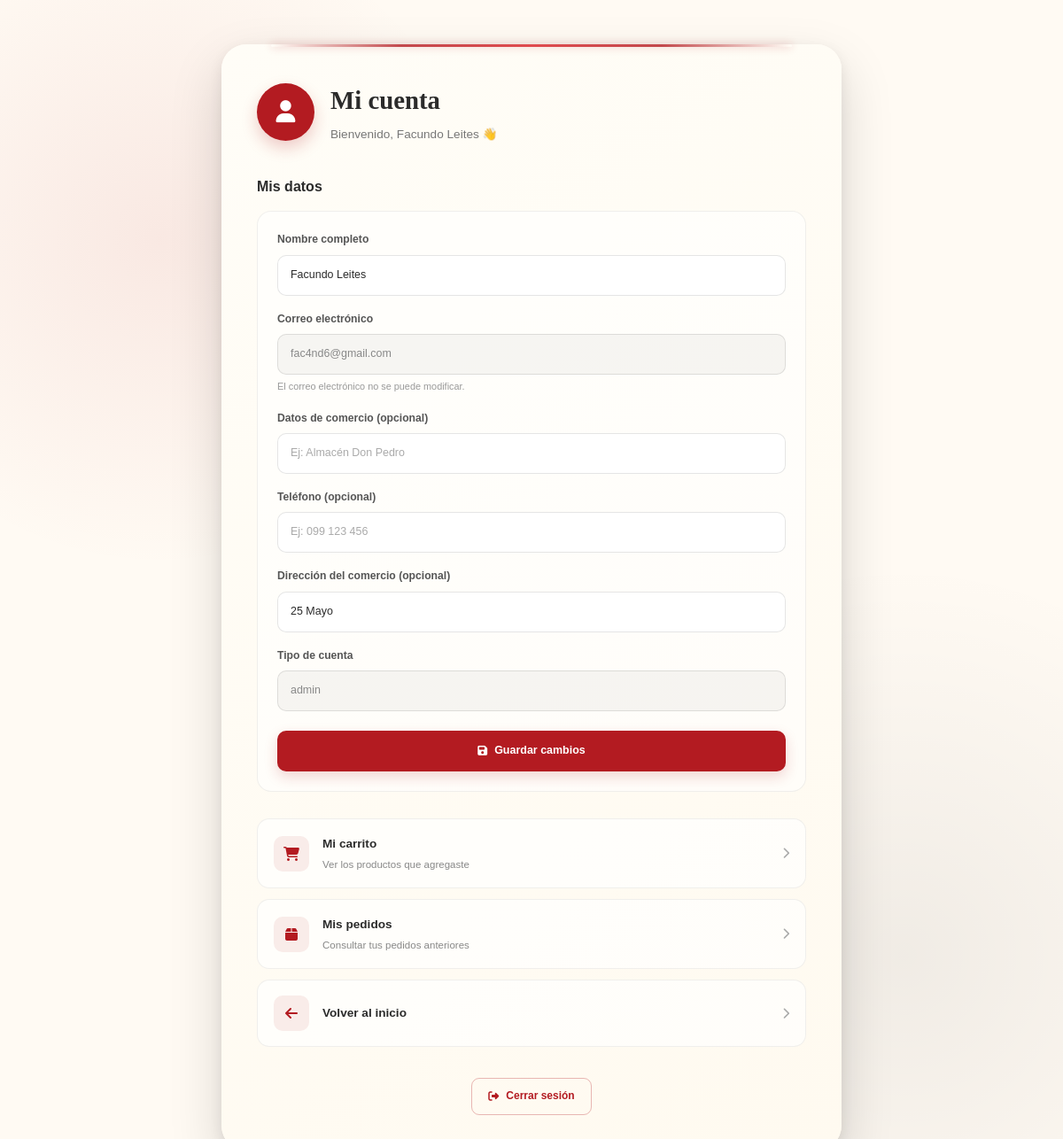
/cuenta (signed in), run on the app's committed database.
### tables this page shows
CREATE TABLE `usuarios` (
  `id` int(11) NOT NULL,
  `nombre_completo` varchar(150) NOT NULL,
  `nombre_comercio` varchar(150) DEFAULT NULL,
  `email` varchar(150) NOT NULL,
  `telefono` varchar(30) DEFAULT NULL,
  `direccion` varchar(255) DEFAULT NULL,
  `password` varchar(255) NOT NULL,
  `rol` enum('cliente','empleado','admin') DEFAULT 'cliente',
  `fecha_registro` timestamp NOT NULL DEFAULT current_timestamp(),
  `email_verificado` tinyint(1) NOT NULL DEFAULT 0,
  `token_verificacion` varchar(64) DEFAULT NULL,
  `token_expira` datetime DEFAULT NULL,
  `codigo_recuperacion` varchar(255) DEFAULT NULL,
  `codigo_recuperacion_expira` datetime DEFAULT NULL,
  `ultimo_reenvio_verificacion` datetime DEFAULT NULL,
  `intentos_reenvio_verificacion` int(11) NOT NULL DEFAULT 0
);

### models/Usuario.php (called while the page is built, shortened)
<?php
class Usuario
{
    private $db;
    public function __construct($db)
    {
        $this->db = $db;
    }
    public function obtenerPorId($id)
    {
        $sql = "
            SELECT
                id,
                nombre_completo,
                nombre_comercio,
                email,
                telefono,
                direccion,
                password,
                rol,
                fecha_registro,
                email_verificado
            FROM usuarios
            WHERE id = ?
            LIMIT 1
        ";
        $stmt = $this->db->prepare($sql);
        $stmt->bind_param("i", $id);
        $stmt->execute();
        $resultado = $stmt->get_result();
        $usuario = $resultado->fetch_assoc();
        return $usuario;
    }
}

### config/Url.php (called while the page is built, shortened)
<?php
if (!function_exists('url')) {
    function url($path = '')
    {
        $documentRoot = realpath($_SERVER['DOCUMENT_ROOT'] ?? '');
        $projectRoot = realpath(__DIR__ . '/..');
        $basePath = '';
        if ($documentRoot && $projectRoot && strpos($projectRoot, $documentRoot) === 0) {
            $basePath = str_replace(DIRECTORY_SEPARATOR, '/', substr($projectRoot, strlen($documentRoot)));
        }
        $path = '/' . ltrim($path, '/');
        return rtrim($basePath, '/') . ($path === '/' ? '/' : $path);
    }
}

### views/usuarios/cuenta.php (the view, shortened to what this page needs)
<?php
require '../../config/Database.php';
require '../../models/Usuario.php';
$usuarioModel =
    new Usuario($conn);
$usuario =
    $usuarioModel->obtenerPorId(
        $_SESSION['usuario_id']
    );
$nombre =
    $usuario['nombre_completo'] ?? '';
$email =
    $usuario['email'] ?? '';
$nombreComercio =
    $usuario['nombre_comercio'] ?? '';
$telefono =
    $usuario['telefono'] ?? '';
$direccion =
    $usuario['direccion'] ?? '';
$rol =
    $usuario['rol'] ?? 'cliente';
require '../layouts/head.php';
?>
<body>
    <main class="account-page">
        <section class="account-card">
            <header class="account-header">
                <div class="account-icon">
                    <i class="fa-solid fa-user"></i>
                </div>
                <div>
                    <h1>
                        Mi cuenta
                    </h1>
                    <p>
                        Bienvenido,
                        <?= htmlspecialchars(
                            $nombre,
                            ENT_QUOTES,
                            'UTF-8'
                        ) ?>
                        👋
                    </p>
                </div>
            </header>
            <section class="account-section">
                <h2>
                    Mis datos
                </h2>
                <form
                    method="POST"
                    class="account-form"
                >
                    <div class="account-input">
                        <label for="nombre">
                            Nombre completo
                        </label>
                        <input
                            type="text"
                            id="nombre"
                            name="nombre"
                            value="<?= htmlspecialchars(
                                $nombre,
                                ENT_QUOTES,
                                'UTF-8'
                            ) ?>"
                            required
                        >
                    </div>
                    <div class="account-input">
                        <label for="email">
                            Correo electrónico
                        </label>
                        <input
                            type="email"
                            id="email"
                            value="<?= htmlspecialchars(
                                $email,
                                ENT_QUOTES,
                                'UTF-8'
                            ) ?>"
                            disabled
                        >
                        <small>
                            El correo electrónico no se puede modificar.
                        </small>
                    </div>
                    <div class="account-input">
                        <label for="nombre_comercio">
                            Datos de comercio (opcional)
                        </label>
                        <input
                            type="text"
                            id="nombre_comercio"
                            name="nombre_comercio"
                            placeholder="Ej: Almacén Don Pedro"
                            value="<?= htmlspecialchars(
                                $nombreComercio,
                                ENT_QUOTES,
                                'UTF-8'
                            ) ?>"
                        >
                    </div>
                    <div class="account-input">
                        <label for="telefono">
                            Teléfono (opcional)
                        </label>
                        <input
                            type="tel"
                            id="telefono"
                            name="telefono"
                            placeholder="Ej: 099 123 456"
                            value="<?= htmlspecialchars(
                                $telefono,
                                ENT_QUOTES,
                                'UTF-8'
                            ) ?>"
                        >
                    </div>
                    <div class="account-input">
                        <label for="direccion">
                            Dirección del comercio (opcional)
                        </label>
                        <input
                            type="text"
                            id="direccion"
                            name="direccion"
                            placeholder="Ej: Artigas 1234"
                            value="<?= htmlspecialchars(
                                $direccion,
                                ENT_QUOTES,
                                'UTF-8'
                            ) ?>"
                        >
                    </div>
                    <div class="account-input">
                        <label>
                            Tipo de cuenta
                        </label>
                        <input
                            type="text"
                            value="<?= htmlspecialchars(
                                $rol,
                                ENT_QUOTES,
                                'UTF-8'
                            ) ?>"
                            disabled
                        >
                    </div>
                    <button
                        type="submit"
                        class="account-save-button"
                    >
                        <i class="fa-solid fa-floppy-disk"></i>
                        Guardar cambios
                    </button>
                </form>
            </section>
            <section class="account-options">
                <a
                    href="<?= url('/carrito') ?>"
                    class="account-option"
                >
                    <i class="fa-solid fa-cart-shopping"></i>
                    <div>
                        <strong>
                            Mi carrito
                        </strong>
                        <span>
                            Ver los productos que agregaste
                        </span>
                    </div>
                    <i
                        class="fa-solid fa-chevron-right arrow"
                    ></i>
                </a>
                <a
                    href="<?= url('/pedidos') ?>"
                    class="account-option"
                >
                    <i class="fa-solid fa-box"></i>
                    <div>
                        <strong>
                            Mis pedidos
                        </strong>
                        <span>
                            Consultar tus pedidos anteriores
                        </span>
                    </div>
                    <i
                        class="fa-solid fa-chevron-right arrow"
                    ></i>
                </a>
                <a
                    href="<?= url('/') ?>"
                    class="account-option"
                >
                    <i class="fa-solid fa-arrow-left"></i>
                    <div>
                        <strong>
                            Volver al inicio
                        </strong>
                    </div>
                    <i
                        class="fa-solid fa-chevron-right arrow"
                    ></i>
                </a>
            </section>
            <footer class="account-footer">
                <form method="POST" action="<?= url('/logout') ?>">
                    <button type="submit" class="logout-button">
                    <i
                        class="fa-solid fa-right-from-bracket"
                    ></i>
                        Cerrar sesión
                    </button>
                </form>
            </footer>
        </section>
    </main>
</body>
</html>

### public/css/variable.css (style rules this page uses)
:root { --color-background: #FFF8F0; --color-primary: #D94F4F; --color-secondary: #B22222; --color-brown: #8B5E3C; --color-text: #333333; --color-dark: #111111; --font-main: "Sansita Swashed", cursive; --font-title: var(--font-main); --font-body: system-ui, -apple-system, "Segoe UI", Roboto, "Helvetica Neue", Arial, sans-serif; --radius: 8px; --radius-img: 15px; }

### public/css/style.css (style rules this page uses)
* { margin: 0; padding: 0; box-sizing: border-box; }
html { scroll-behavior: smooth; }
body { font-family: Arial, sans-serif; background-color: #fff; color: #222; line-height: 1.6; }
a { text-decoration: none; color: inherit; }
button, input, textarea, select { font: inherit; }
button { cursor: pointer; }

### data on the page
usuarios: nombre_completo "Facundo Leites", nombre "Facundo Leites", email "fac4nd6@gmail.com", direccion "25 Mayo", rol "admin"
